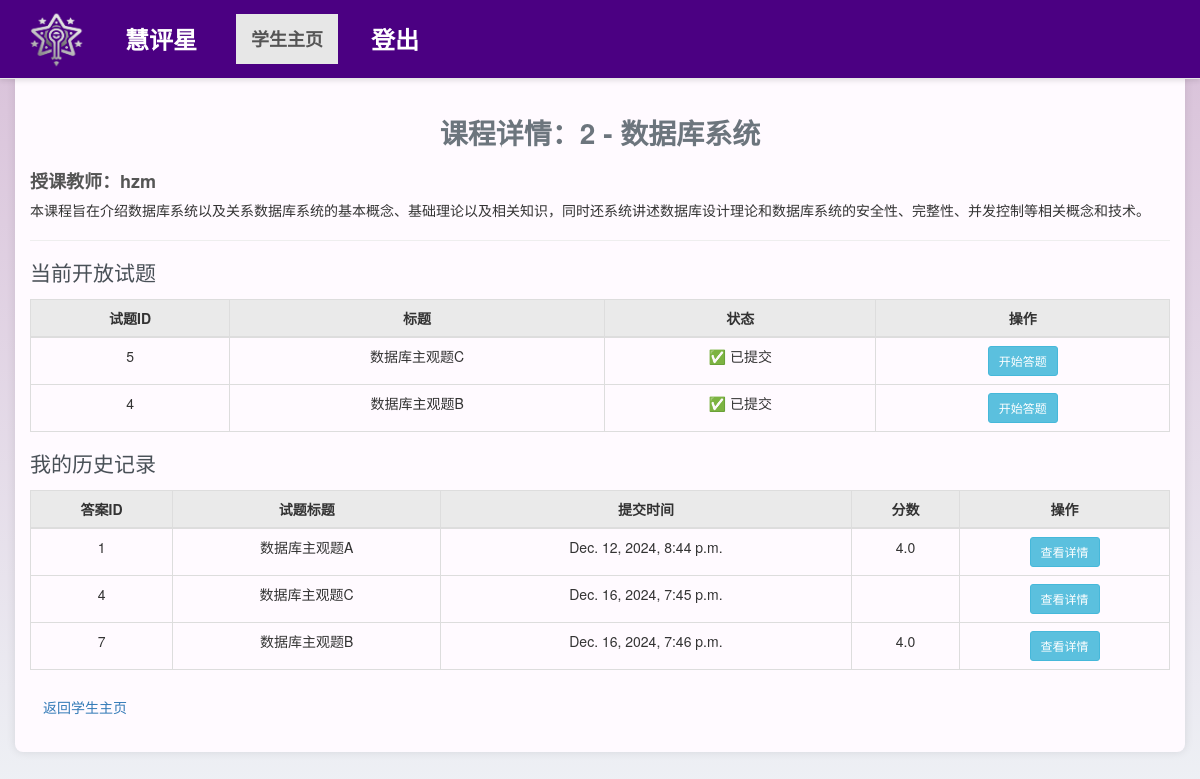
Page /administrator/student_course/2/ (signed in) on the committed database.
### users/models.py (models this page shows, shortened)
class Course(models.Model):
    CourseID = models.AutoField(primary_key=True)
    TeacherID = models.ForeignKey(
        Teacher, on_delete=models.CASCADE, related_name="courses"
    )
    Name = models.CharField(max_length=100)
    Description = models.TextField(null=True, blank=True)
    class Meta:
        db_table = "Course"
        indexes = [
            models.Index(fields=["TeacherID"], name="idx_course_teacher"),
        ]

class Teacher(models.Model):
    TeacherID = models.AutoField(primary_key=True)
    Name = models.CharField(max_length=50)
    Email = models.EmailField(max_length=100, null=True, unique=True)  # , blank=True)
    Password = models.CharField(max_length=255, default="123456")
    class Meta:
        db_table = "Teacher"
        indexes = [
            models.Index(fields=["Email"], name="idx_teacher_email"),
        ]

class Question(models.Model):
    QuestionID = models.AutoField(primary_key=True)
    CourseID = models.ForeignKey(
        "Course", on_delete=models.CASCADE, related_name="questions"
    )
    Title = models.CharField(max_length=100)
    Content = models.TextField()
    ScoringCriteria = models.TextField(null=True, blank=True)
    Prompt = models.TextField(null=True, blank=True)
    CreatedAt = models.DateTimeField(
        default=timezone.now
    )  # timezone.now返回当前时间（带时区，默认为UTC，可通过settings.py修改）
    IsOpen = models.BooleanField(default=False)
    OpenAt = models.DateTimeField(null=True, blank=True)
    class Meta:
        db_table = "Question"
        indexes = [
            models.Index(
                fields=["CourseID", "IsOpen"], name="idx_question_course_open"
            ),  # 经常需要根据CourseID和IsOpen两个字段一起查询数据
            models.Index(fields=["CreatedAt"], name="idx_question_created_at"),
        ]

class StudentAnswer(models.Model):
    AnswerID = models.AutoField(
        primary_key=True
    )  # 主键，聚簇索引，按主键字段排序数据，用于快速定位行
    QuestionID = models.ForeignKey(
        Question, on_delete=models.CASCADE, related_name="answers"
    )  # 非聚簇索引，加速按外键字段过滤或关联查询，避免全表扫描
    StudentID = models.ForeignKey(
        Student, on_delete=models.CASCADE, related_name="answers"
    )  # 非聚簇索引，加速按外键字段过滤或关联查询，避免全表扫描
    Content = models.TextField(blank=True, null=True)
    SubmittedAt = models.DateTimeField(default=timezone.now)
    ConfirmedAt = models.DateTimeField(
        null=True, blank=True
    )  # 该答案的评分与反馈确认时间
    class Meta:
        db_table = "StudentAnswer"
        indexes = [
            models.Index(
                fields=["QuestionID", "StudentID"], name="idx_answer_question_student"
            ),  # 经常需要根据QuestionID和StudentID两个字段一起查询数据
            models.Index(fields=["SubmittedAt"], name="idx_answer_submitted_at"),
        ]

class ScoringFeedback(models.Model):
    FeedbackID = models.AutoField(primary_key=True)
    AnswerID = models.ForeignKey(
        StudentAnswer, on_delete=models.CASCADE, related_name="feedbacks"
    )
    Score = models.FloatField()
    Feedback = models.TextField(null=True, blank=True)
    CreatedAt = models.DateTimeField(default=timezone.now)
    IsFinal = models.BooleanField(default=False)
    class Meta:
        db_table = "ScoringFeedback"
        indexes = [
            models.Index(
                fields=["AnswerID", "IsFinal"], name="idx_feedback_answer_final"
            ),
            models.Index(fields=["CreatedAt"], name="idx_feedback_created_at"),
        ]

### users/views.py (the view)
def student_course_detail(request, course_id):
    student_id = request.session.get("student_id")
    if not student_id:
        messages.error(request, "无权限访问学生主页")
        return redirect("login")
    student = Student.objects.get(StudentID=student_id)
    course = Course.objects.get(CourseID=course_id)
    teacher = Teacher.objects.get(TeacherID=course.TeacherID.TeacherID)
    if not StudentCourse.objects.filter(StudentID=student, CourseID=course).exists():
        messages.error(request, "您未加入该课程")
        return redirect("student_dashboard")
    questions = Question.objects.filter(CourseID=course, IsOpen=True).order_by(
        "-CreatedAt"
    )
    student_answers = StudentAnswer.objects.filter(
        StudentID=student, QuestionID__CourseID=course
    ).prefetch_related(
        Prefetch(
            "feedbacks",
            queryset=ScoringFeedback.objects.filter(IsFinal=True),
            to_attr="final_feedbacks",
        )
    )
    answered_question_ids = student_answers.values_list(
        "QuestionID__QuestionID", flat=True
    )  # .values_list() 返回一个元组列表，表示每个对象的指定字段的值
    context = {
        "course": course,
        "questions": questions,
        "student_answers": student_answers,
        "answered_question_ids": answered_question_ids,
        "teacher": teacher,
    }
    return render(request, "student_course_detail.html", context)

### templates/student_course_detail.html
{% extends 'base.html' %}
{% block content %}
<h2 class="page-title">课程详情：{{ course.CourseID }} - {{ course.Name }}</h2>
<label>授课教师：{{ teacher.Name }}</label>
<p>{{ course.Description|default:"无" }}</p>
<hr>
    <div class="mb-4">
        <h3 class="section-title">当前开放试题</h3>
        <table class="table table-bordered">
            <thead>
                <tr>
                    <th>试题ID</th>
                    <th>标题</th>
                    <th>状态</th>
                    <th>操作</th>
                </tr>
            </thead>
            <tbody>
                {% for question in questions %}
                <tr>
                    <td>{{ question.QuestionID }}</td>
                    <td>{{ question.Title }}</td>
                    <td>
                        {% if question.QuestionID in answered_question_ids %}
                        ✅ 已提交
                        {% else %}
                        ⚠️ 未提交
                        {% endif %}
                    </td>
                    <td>
                        <a href="{% url 'view_question' course.CourseID question.QuestionID %}" class="btn btn-sm btn-info">
                            {{ '开始答题' }}
                        </a>
                    </td>
                </tr>
                {% empty %}
                <tr>
                    <td colspan="4">暂无公开试题</td>
                </tr>
                {% endfor %}
            </tbody>
        </table>
    </div>
<div class="mb-4">
    <h3 class="section-title">我的历史记录</h3>
    <table class="table table-bordered">
        <thead>
            <tr>
                <th>答案ID</th>
                <th>试题标题</th>
                <th>提交时间</th>
                <th>分数</th>
                <th>操作</th>
            </tr>
        </thead>
        <tbody>
            {% for answer in student_answers %}
            <tr>
                <td>{{ answer.AnswerID }}</td>
                <td>{{ answer.QuestionID.Title }}</td>
                <td>{{ answer.SubmittedAt }}</td>
                <td>{% if answer.final_feedbacks %}
                    {{ answer.final_feedbacks.0.Score }}
                    {% else %}
                    {{ 未评分 }}</td>
                {% endif %}
                <td>
                    <a href="{% url 'student_history_detail' course.CourseID answer.AnswerID %}" class="btn btn-sm btn-info">查看详情</a>
                </td>
            </tr>
            {% empty %}
            <tr>
                <td colspan="5">暂无历史记录</td>
            </tr>
            {% endfor %}
        </tbody>
    </table>
</div>
<div class="mt-3">
    <a href="{% url 'student_dashboard' %}" class="btn btn-secondary">返回学生主页</a>
</div>
{% endblock %}

### static/css/styles.css (style rules this page uses)
body { font-family: 'Arial', sans-serif; color: #333; background: linear-gradient(180deg, #D8BFD8 0%, #eef1f5 100%); margin: 0; padding: 0; }
.page-title { text-align: center; font-size: 2em; color: #6c757d; margin-bottom: 20px; font-weight: bold; }
.section-title { font-size: 1.5em; color: #495057; margin-bottom: 15px; }
table { border-collapse: collapse; width: 100%; margin-bottom: 20px; }
table th, table td { border: 2px solid #6c5ce7; padding: 10px; text-align: center; }
th { background-color: #eaeaea; }
h2 { text-align: center; margin-bottom: 20px; color: #333; }
label { display: block; margin-bottom: 5px; color: #555; font-size: large; }

### rows in the picture
Course: CourseID "2", Name "数据库系统", Description "本课程旨在介绍数据库系统以及关系数据库系统的基本概念、基础理论以及相关知识，同时还系统讲述数据库设计理论和数据库系统的安全性、完整性、并发控制等相关概念和技术。"
Teacher: Name "hzm"
Question: QuestionID "5", Title "数据库主观题C", shows "✅ 已提交", value "开始答题"
Question: QuestionID "4", Title "数据库主观题B", shows "✅ 已提交", value "开始答题"
StudentAnswer: AnswerID "1", QuestionID.Title "数据库主观题A", SubmittedAt "Dec. 12, 2024, 8:44 p.m.", final_feedbacks.0.Score "4.0"
StudentAnswer: AnswerID "4", QuestionID.Title "数据库主观题C", SubmittedAt "Dec. 16, 2024, 7:45 p.m."
StudentAnswer: AnswerID "7", QuestionID.Title "数据库主观题B", SubmittedAt "Dec. 16, 2024, 7:46 p.m.", final_feedbacks.0.Score "4.0"
